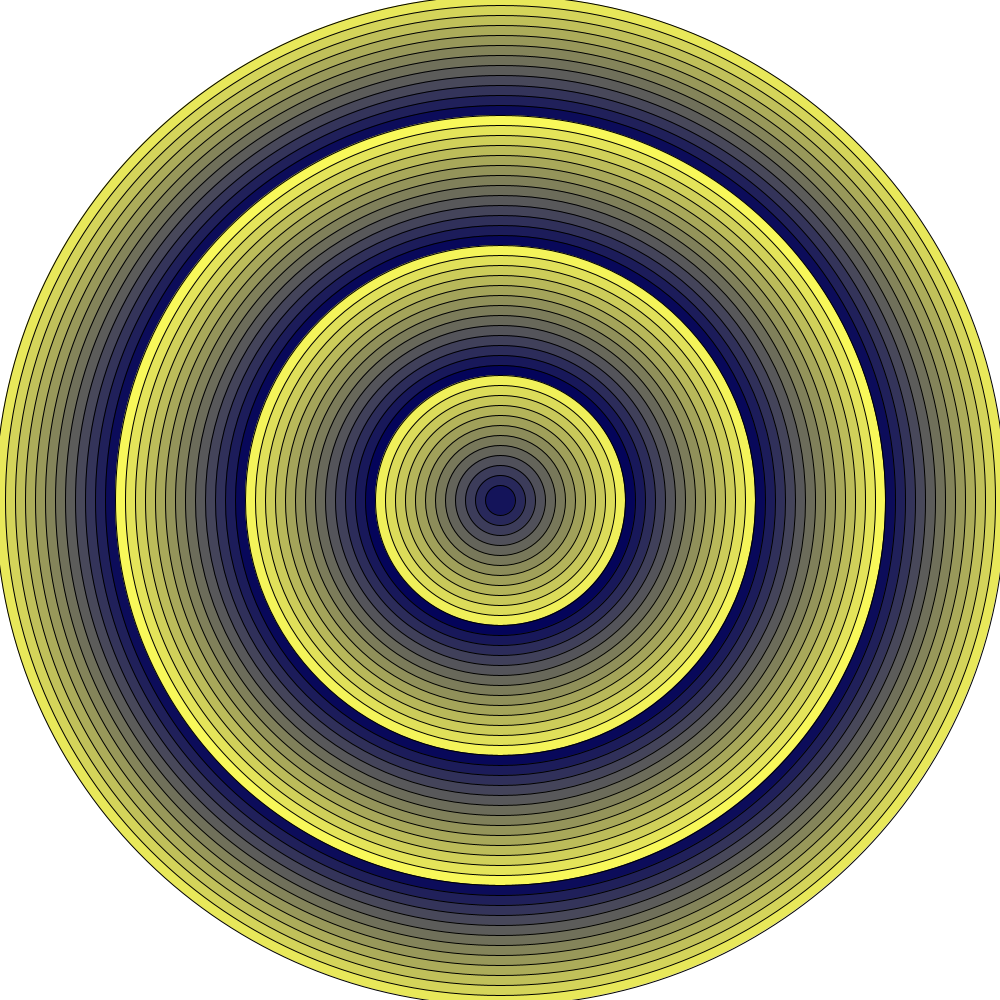
Frame 1 (no input)
Frame 60 (the mouse pressed at the canvas centre just before this capture): identical to frame 1, image omitted
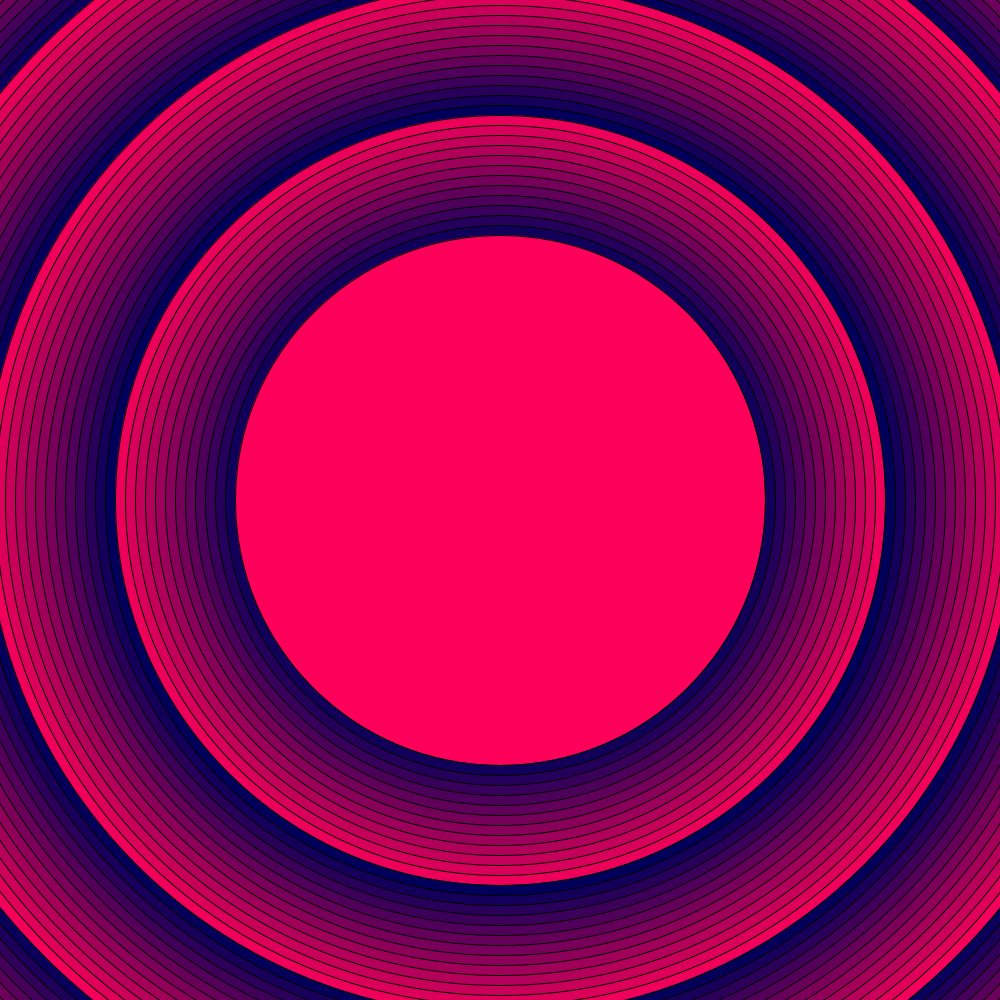
Frame 120 (the mouse held since frame 60 and released just before this capture)

The Processing sketch that drew these frames (run headless with seeded random() and noise(); from frame 60 on, the mouse is pressed at the canvas centre):

// Processing sketch: processing_108144
// ── processing_108144.pde

float xoffset = 10;
float yoffset = 10;

void setup() {
  size(1000, 1000);
  //smooth();
  noFill();
  frameRate(30);

  background(255,255, 255);
}

void draw() {
  background(255,255, 255);

  int i = 1000;
  
  while (i > 0) {
    color e = color((i + mouseX * 2) % 256 ,(i - mouseY * 3) % 256, 90);
    
    fill(e);
    ellipse(500,500 , i + mouseX +10 , i+mouseY +10);
    i = i - 20; 
  }
}
